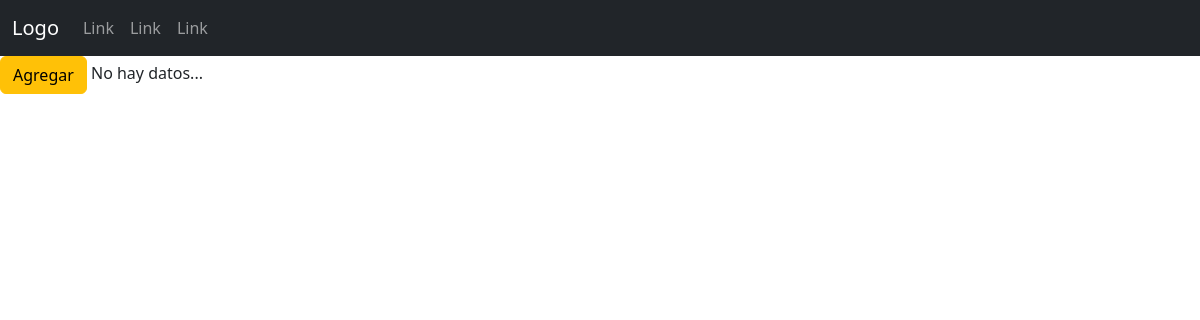
Before: /transportes/listarVehiculo/ with the older database file.
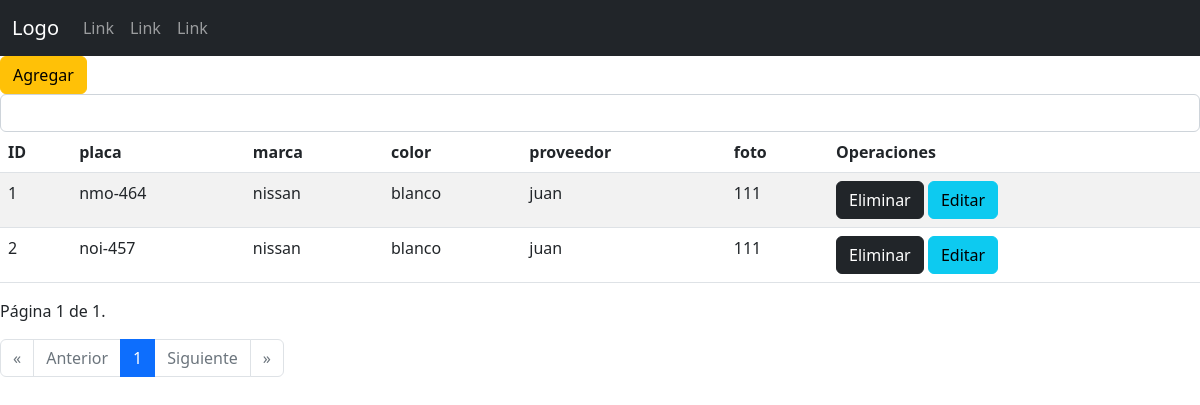
After: the same page with the newer database file.
### transportesEscolaresSena/models.py (models this page shows, shortened)
class Vehiculo (models.Model):
    placa = models.CharField(max_length= 100)
    marca = models.CharField(max_length= 100)
    color = models.EmailField(max_length= 250)
    proveedor = models.ForeignKey(Proveedores,on_delete = models.DO_NOTHING)
    foto = models.IntegerField()

class Proveedores(models.Model):
    nombre = models.CharField(max_length= 100)
    apellido = models.CharField(max_length= 100)
    correo = models.EmailField(max_length= 250, null=True, blank=True)
    direccion = models.CharField(max_length= 100)
    documento = models.IntegerField()
    fecha_nacimiento = models.DateTimeField()
    def __str__(self):
        return f" {self.nombre} "

### transportesEscolaresSena/views.py (the view)
# urls.py: path('listarVehiculo/', views.listarVehiculo, name = "listarVehiculo"),
def listarVehiculo(request):
    b = Vehiculo.objects.all()
    paginator = Paginator(b, 3) # Mostrar 3 registros por página...
    page_number = request.GET.get('page')
    v = paginator.get_page(page_number)
    contextob = {'datosV': v}
    return render(request, 'transportes/login/vehiculo/listarVehiculo.html', contextob)

### transportesEscolaresSena/templates/transportes/login/vehiculo/listarVehiculo.html (shortened to what this page needs)
{%extends "transportes/index.html"%}
{% load static %}
    {%block contenedor%}
    <a class="btn btn-warning" href="{% url 'transportes:registrarVehiculo' %}">Agregar</a>
    {%if datosV%}
        <form class="d-flex" role="search" action="{% url 'transportes:buscarVehiculo' %}" method="post">
            <input onkeyup="buscarVehiculo('{% url 'transportes:buscarVehiculo' %}');" class="form-control" type="search" name="buscar" id="buscar">
        </form>
        <div id="respuesta">
        <table class="table table-striped">
            <thead>
                <tr>
                    <th>ID</th>
                    <th>placa</th>
                    <th>marca</th>
                    <th>color</th>
                    <th>proveedor</th>
                    <th>foto</th>
                    <th>Operaciones</th>
                </tr>
            </thead>
            <tbody>
                {%for t in datosV %}
                <tr>
                    <td>{{t.id}}</td>
                    <td>{{t.placa}}</td>
                    <td>{{t.marca}}</td>
                    <td>{{t.color}}</td>
                    <td>{{t.proveedor}}</td>
                    <td>{{t.foto}}</td>
                    <td>
                        <div class="d-grid gap-2 d-md-block">
                            <a class="btn btn-dark" href="{% url 'transportes:eliminarVehiculo' t.id %}">Eliminar</a>
                            <a class="btn btn-info" href="{% url 'transportes:formularioEditarVehiculo' t.id %}">Editar</a>
                        </div>
                    </td>
                </tr>
                {%endfor%}
            </tbody>
        </table>
        <p>Página {{ datosV.number }} de {{ datosV.paginator.num_pages }}.</p>
        <nav aria-label="...">
            <ul class="pagination">
              <li class="page-item {% if not datosV.has_previous %}disabled{% endif %}">
                <a class="page-link" href="?page=1">&laquo;</a>
              </li>
              <li class="page-item {% if not datosV.has_previous %}disabled{% endif %}">
                <a class="page-link" {% if datosV.has_previous %}href="?page={{ datosV.previous_page_number }}"{% endif %}>Anterior</a>
              </li>
                {% for i in "x"|rjust:datosV.paginator.num_pages|make_list %}
                    <li class="page-item {% if forloop.counter == datosV.number %}active{% endif %}" aria-current="page">
                        <a class="page-link" href="?page={{ forloop.counter }}">{{ forloop.counter }}</a>
                    </li>
                {% endfor %}
              <li class="page-item {% if not datosV.has_next %}disabled{% endif %}">
                <a class="page-link" {% if datosV.has_next %}href="?page={{ datosV.next_page_number }}"{% endif %}>Siguiente</a>
              </li>
              <li class="page-item {% if not datosV.has_next %}disabled{% endif %}">
                <a class="page-link" {% if datosV.has_next %}href="?page={{ datosV.paginator.num_pages }}"{% endif %}>&raquo;</a>
              </li>
            </ul>
          </nav>
    {%else%}
        No hay datos...
    {%endif%}
    {%endblock%}

### transportesEscolaresSena/templates/transportes/index.html (shortened to what this page needs)
{% load static %}
<!DOCTYPE html>
<html lang="en">
<head>
    <link href="{% static 'transportes/css/bootstrap.min.css' %}" rel="stylesheet">
</head>
<body>
    <nav class="navbar navbar-expand-sm navbar-dark bg-dark">
        <div class="container-fluid">
          <a class="navbar-brand" href="javascript:void(0)">Logo</a>
          <div class="collapse navbar-collapse" id="mynavbar">
            <ul class="navbar-nav me-auto">
              <li class="nav-item">
                <a class="nav-link" href="javascript:void(0)">Link</a>
              </li>
              <li class="nav-item">
                <a class="nav-link" href="javascript:void(0)">Link</a>
              </li>
              <li class="nav-item">
                <a class="nav-link" href="javascript:void(0)">Link</a>
              </li>
            </ul>
          </div>
        </div>
      </nav>
      {%block contenedor%}{%endblock%}
</body>
</html>

Changed rows visible on the page:
added Vehiculo: id "1", placa "nmo-464", marca "nissan", color "blanco", proveedor "juan", foto "111"
added Vehiculo: id "2", placa "noi-457", marca "nissan", color "blanco", proveedor "juan", foto "111"
Other visible differences:
{{ datosV.number }}: (not shown) → "1"
{{ datosV.paginator.num_pages }}: (not shown) → "1"
text no longer shown: "No hay datos..."
text now shown: "ID placa marca color proveedor foto Operaciones Página de . « Anterior Siguiente »"
new list line: "1"
